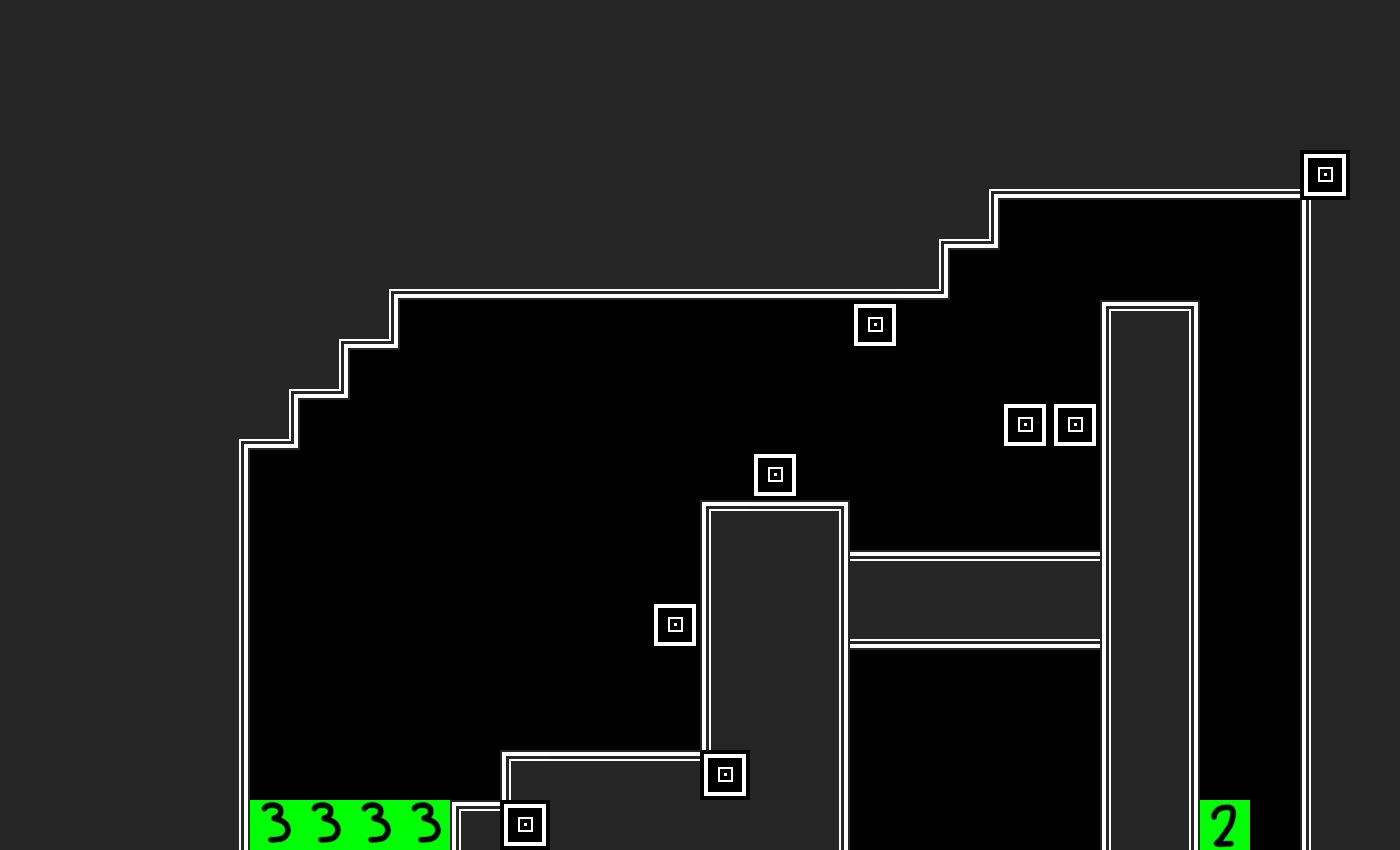

Below is a game level as drawn by its tile map, then a one-line description and the .tmx file that defines it, in full:
An orthogonal 28x17 tile map with 50x50 px tiles, 1 tile layer (tiles) and 30 objects.

<map version="1.10" tiledversion="1.11.2" orientation="orthogonal" renderorder="right-down" width="28" height="17" tilewidth="50" tileheight="50" infinite="0" nextlayerid="3" nextobjectid="35">
 <tileset firstgid="1" source="map04.tsx" />
 <layer id="1" name="tiles" width="28" height="17">
  <data encoding="csv">
11,11,11,11,11,11,11,11,11,11,11,11,11,11,11,11,11,11,11,11,11,11,11,11,11,11,11,11,
11,11,11,11,11,11,11,11,11,11,11,11,11,11,11,11,11,11,11,11,11,11,11,11,11,11,11,11,
11,11,11,11,11,11,11,11,11,11,11,11,11,11,11,11,11,11,11,11,11,11,11,11,11,11,11,11,
11,11,11,11,11,11,11,11,11,11,11,11,11,11,11,11,11,11,11,14,13,13,13,13,13,13,5,11,
11,11,11,11,11,11,11,11,11,11,11,11,11,11,11,11,11,11,14,15,0,0,0,0,0,0,3,11,
11,11,11,11,11,11,11,14,13,13,13,13,13,13,13,13,13,13,15,0,0,0,0,0,0,0,3,11,
11,11,11,11,11,11,14,15,0,0,0,0,0,0,0,0,0,5,0,0,0,0,6,7,0,0,3,11,
11,11,11,11,11,14,15,0,0,0,0,0,0,0,0,0,0,0,0,0,0,0,3,4,0,0,3,11,
11,11,11,11,14,15,0,0,0,0,0,0,0,0,0,0,0,0,0,0,5,5,3,4,0,0,3,11,
11,11,11,11,4,0,0,0,0,0,0,0,0,0,0,5,0,0,0,0,0,0,3,4,0,0,3,11,
11,11,11,11,4,0,0,0,0,0,0,0,0,0,6,12,7,0,0,0,0,0,3,4,0,0,3,11,
11,11,11,11,4,0,0,0,0,0,0,0,0,0,3,11,4,12,12,12,12,12,3,4,0,0,3,11,
11,11,11,11,4,0,0,0,0,0,0,0,0,5,3,11,4,13,13,13,13,13,3,4,0,0,3,11,
11,11,11,11,4,0,0,0,0,0,0,0,0,0,3,11,4,0,0,0,0,0,3,4,0,0,3,11,
11,11,11,11,4,0,0,0,0,0,0,0,0,0,3,11,4,0,0,0,0,0,3,4,0,0,3,11,
11,11,11,11,4,0,0,0,0,0,6,12,12,12,5,11,4,0,0,0,0,0,3,4,0,0,3,11,
11,11,11,11,4,27,27,27,27,6,5,11,11,11,11,11,4,0,0,0,0,0,3,4,26,0,3,11
</data>
 </layer>
 <objectgroup id="2" name="spike-normal" class="spike">
  <object id="1" gid="20" x="600" y="650" width="50" height="50" />
  <object id="2" gid="17" x="750" y="450" width="50" height="50" />
  <object id="3" gid="19" x="850" y="400" width="50" height="50" />
  <object id="4" gid="17" x="850" y="550" width="50" height="50" />
  <object id="5" gid="17" x="900" y="550" width="50" height="50" />
  <object id="6" gid="17" x="1000" y="550" width="50" height="50" />
  <object id="7" gid="17" x="1000" y="550" width="50" height="50" />
  <object id="8" gid="17" x="1050" y="550" width="50" height="50" />
  <object id="9" gid="17" x="950" y="550" width="50" height="50" />
  <object id="10" gid="20" x="1050" y="400" width="50" height="50" />
  <object id="11" gid="20" x="1050" y="350" width="50" height="50" />
  <object id="12" gid="18" x="1200" y="350" width="50" height="50" />
  <object id="13" gid="18" x="1200" y="400" width="50" height="50" />
  <object id="14" gid="18" x="1200" y="450" width="50" height="50" />
  <object id="18" gid="20" x="1250" y="700" width="50" height="50" />
  <object id="19" gid="20" x="1250" y="750" width="50" height="50" />
  <object id="20" gid="20" x="1250" y="800" width="50" height="50" />
  <object id="21" gid="20" x="1250" y="850" width="50" height="50" />
  <object id="22" gid="18" x="250" y="700" width="50" height="50" />
  <object id="23" gid="18" x="250" y="650" width="50" height="50" />
  <object id="24" gid="18" x="250" y="600" width="50" height="50" />
  <object id="25" gid="18" x="250" y="550" width="50" height="50" />
  <object id="26" gid="18" x="250" y="500" width="50" height="50" />
  <object id="27" gid="18" x="300" y="450" width="50" height="50" />
  <object id="28" gid="18" x="350" y="400" width="50" height="50" />
  <object id="30" gid="19" x="850" y="700" width="50" height="50" />
  <object id="31" gid="19" x="900" y="700" width="50" height="50" />
  <object id="32" gid="19" x="950" y="700" width="50" height="50" />
  <object id="33" gid="19" x="1000" y="700" width="50" height="50" />
  <object id="34" gid="19" x="1050" y="700" width="50" height="50" />
 </objectgroup>
</map>
